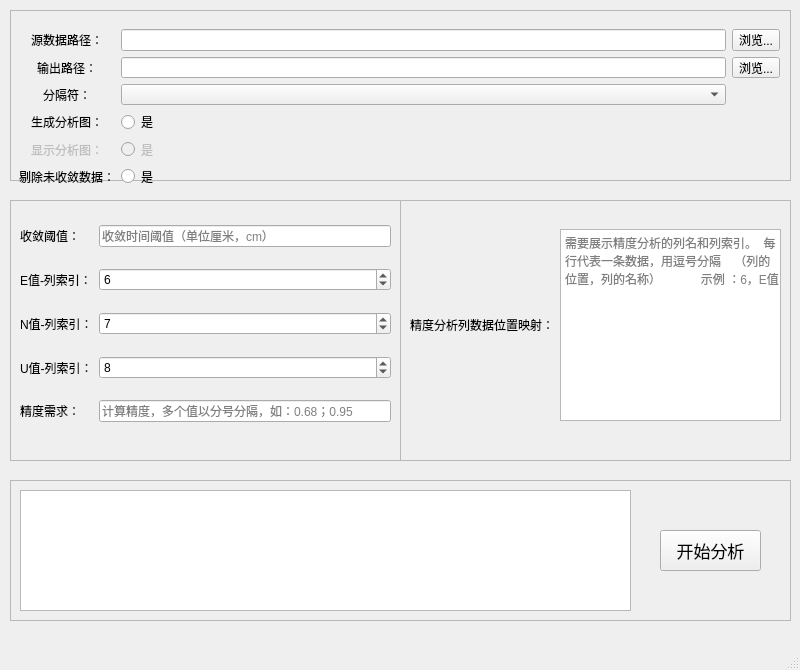
<?xml version="1.0" encoding="UTF-8"?>
<ui version="4.0">
 <class>MainWindow</class>
 <widget class="QMainWindow" name="MainWindow">
  <property name="geometry">
   <rect>
    <x>0</x>
    <y>0</y>
    <width>800</width>
    <height>670</height>
   </rect>
  </property>
  <property name="focusPolicy">
   <enum>Qt::NoFocus</enum>
  </property>
  <property name="windowTitle">
   <string>SPE2.0 精度统计分析</string>
  </property>
  <property name="iconSize">
   <size>
    <width>40</width>
    <height>50</height>
   </size>
  </property>
  <property name="toolButtonStyle">
   <enum>Qt::ToolButtonIconOnly</enum>
  </property>
  <property name="documentMode">
   <bool>false</bool>
  </property>
  <widget class="QWidget" name="centralwidget">
   <widget class="QWidget" name="gridLayoutWidget">
    <property name="geometry">
     <rect>
      <x>19</x>
      <y>29</y>
      <width>761</width>
      <height>158</height>
     </rect>
    </property>
    <layout class="QGridLayout" name="gridLayout_top">
     <item row="5" column="1">
      <widget class="QRadioButton" name="radioButton_truncate">
       <property name="text">
        <string>是</string>
       </property>
       <property name="autoExclusive">
        <bool>false</bool>
       </property>
      </widget>
     </item>
     <item row="3" column="0">
      <widget class="QLabel" name="label_gen_pic">
       <property name="text">
        <string>生成分析图：</string>
       </property>
       <property name="alignment">
        <set>Qt::AlignCenter</set>
       </property>
       <property name="wordWrap">
        <bool>false</bool>
       </property>
      </widget>
     </item>
     <item row="1" column="0">
      <widget class="QLabel" name="label_target">
       <property name="text">
        <string>输出路径：</string>
       </property>
       <property name="alignment">
        <set>Qt::AlignCenter</set>
       </property>
       <property name="wordWrap">
        <bool>false</bool>
       </property>
      </widget>
     </item>
     <item row="0" column="2">
      <widget class="QToolButton" name="toolButton_file">
       <property name="text">
        <string>浏览...</string>
       </property>
       <property name="toolButtonStyle">
        <enum>Qt::ToolButtonIconOnly</enum>
       </property>
       <property name="arrowType">
        <enum>Qt::NoArrow</enum>
       </property>
      </widget>
     </item>
     <item row="0" column="0">
      <widget class="QLabel" name="label_source">
       <property name="text">
        <string>源数据路径：</string>
       </property>
       <property name="alignment">
        <set>Qt::AlignCenter</set>
       </property>
      </widget>
     </item>
     <item row="2" column="1">
      <widget class="QComboBox" name="comboBox_sep">
       <property name="currentText">
        <string/>
       </property>
      </widget>
     </item>
     <item row="5" column="0">
      <widget class="QLabel" name="label_truncate">
       <property name="text">
        <string>剔除未收敛数据：</string>
       </property>
       <property name="alignment">
        <set>Qt::AlignCenter</set>
       </property>
       <property name="wordWrap">
        <bool>false</bool>
       </property>
      </widget>
     </item>
     <item row="1" column="2">
      <widget class="QToolButton" name="toolButton_file_2">
       <property name="text">
        <string>浏览...</string>
       </property>
       <property name="toolButtonStyle">
        <enum>Qt::ToolButtonIconOnly</enum>
       </property>
       <property name="arrowType">
        <enum>Qt::NoArrow</enum>
       </property>
      </widget>
     </item>
     <item row="1" column="1">
      <widget class="QLineEdit" name="lineEdit_target">
       <property name="clearButtonEnabled">
        <bool>true</bool>
       </property>
      </widget>
     </item>
     <item row="2" column="0">
      <widget class="QLabel" name="label_sep">
       <property name="text">
        <string>分隔符：</string>
       </property>
       <property name="alignment">
        <set>Qt::AlignCenter</set>
       </property>
       <property name="wordWrap">
        <bool>false</bool>
       </property>
      </widget>
     </item>
     <item row="3" column="1">
      <widget class="QRadioButton" name="radioButton_gen_pic">
       <property name="text">
        <string>是</string>
       </property>
       <property name="autoExclusive">
        <bool>false</bool>
       </property>
      </widget>
     </item>
     <item row="0" column="1">
      <widget class="QLineEdit" name="lineEdit_source">
       <property name="clearButtonEnabled">
        <bool>true</bool>
       </property>
      </widget>
     </item>
     <item row="4" column="0">
      <widget class="QLabel" name="label_show_pic">
       <property name="enabled">
        <bool>false</bool>
       </property>
       <property name="text">
        <string>显示分析图：</string>
       </property>
       <property name="alignment">
        <set>Qt::AlignCenter</set>
       </property>
       <property name="wordWrap">
        <bool>false</bool>
       </property>
      </widget>
     </item>
     <item row="4" column="1">
      <widget class="QRadioButton" name="radioButton_show_pic">
       <property name="enabled">
        <bool>false</bool>
       </property>
       <property name="text">
        <string>是</string>
       </property>
       <property name="autoExclusive">
        <bool>false</bool>
       </property>
      </widget>
     </item>
    </layout>
   </widget>
   <widget class="QWidget" name="gridLayoutWidget_3">
    <property name="geometry">
     <rect>
      <x>410</x>
      <y>210</y>
      <width>371</width>
      <height>231</height>
     </rect>
    </property>
    <layout class="QGridLayout" name="gridLayout_left">
     <item row="0" column="1">
      <widget class="QPlainTextEdit" name="plainTextEdit_col_map">
       <property name="sizePolicy">
        <sizepolicy hsizetype="Expanding" vsizetype="Fixed">
         <horstretch>0</horstretch>
         <verstretch>0</verstretch>
        </sizepolicy>
       </property>
       <property name="placeholderText">
        <string>需要展示精度分析的列名和列索引。  每行代表一条数据，用逗号分隔    （列的位置，列的名称）            示例 ：6，E值           </string>
       </property>
      </widget>
     </item>
     <item row="0" column="0">
      <widget class="QLabel" name="label_col_map">
       <property name="text">
        <string>精度分析列数据位置映射：</string>
       </property>
      </widget>
     </item>
    </layout>
   </widget>
   <widget class="QWidget" name="gridLayoutWidget_4">
    <property name="geometry">
     <rect>
      <x>20</x>
      <y>210</y>
      <width>371</width>
      <height>231</height>
     </rect>
    </property>
    <layout class="QGridLayout" name="gridLayout_right">
     <item row="3" column="0">
      <widget class="QLabel" name="label_u">
       <property name="text">
        <string>U值-列索引：</string>
       </property>
      </widget>
     </item>
     <item row="4" column="0">
      <widget class="QLabel" name="label_precision">
       <property name="text">
        <string>精度需求：</string>
       </property>
      </widget>
     </item>
     <item row="0" column="0">
      <widget class="QLabel" name="label_threshold">
       <property name="text">
        <string>收敛阈值：</string>
       </property>
      </widget>
     </item>
     <item row="0" column="1">
      <widget class="QLineEdit" name="lineEdit_threshold">
       <property name="text">
        <string/>
       </property>
       <property name="placeholderText">
        <string>收敛时间阈值（单位厘米，cm）</string>
       </property>
       <property name="clearButtonEnabled">
        <bool>true</bool>
       </property>
      </widget>
     </item>
     <item row="4" column="1">
      <widget class="QLineEdit" name="lineEdit_precision">
       <property name="text">
        <string/>
       </property>
       <property name="placeholderText">
        <string>计算精度，多个值以分号分隔，如：0.68；0.95</string>
       </property>
       <property name="clearButtonEnabled">
        <bool>true</bool>
       </property>
      </widget>
     </item>
     <item row="2" column="0">
      <widget class="QLabel" name="label_n">
       <property name="text">
        <string>N值-列索引：</string>
       </property>
      </widget>
     </item>
     <item row="2" column="1">
      <widget class="QSpinBox" name="spinBox_n">
       <property name="value">
        <number>7</number>
       </property>
      </widget>
     </item>
     <item row="1" column="1">
      <widget class="QSpinBox" name="spinBox_e">
       <property name="value">
        <number>6</number>
       </property>
      </widget>
     </item>
     <item row="1" column="0">
      <widget class="QLabel" name="label_e">
       <property name="text">
        <string>E值-列索引：</string>
       </property>
      </widget>
     </item>
     <item row="3" column="1">
      <widget class="QSpinBox" name="spinBox_u">
       <property name="value">
        <number>8</number>
       </property>
      </widget>
     </item>
    </layout>
   </widget>
   <widget class="QFrame" name="frame_top">
    <property name="geometry">
     <rect>
      <x>10</x>
      <y>10</y>
      <width>781</width>
      <height>171</height>
     </rect>
    </property>
    <property name="frameShape">
     <enum>QFrame::StyledPanel</enum>
    </property>
    <property name="frameShadow">
     <enum>QFrame::Sunken</enum>
    </property>
    <property name="lineWidth">
     <number>2</number>
    </property>
   </widget>
   <widget class="QFrame" name="frame_top_2">
    <property name="geometry">
     <rect>
      <x>400</x>
      <y>200</y>
      <width>391</width>
      <height>261</height>
     </rect>
    </property>
    <property name="frameShape">
     <enum>QFrame::StyledPanel</enum>
    </property>
    <property name="frameShadow">
     <enum>QFrame::Sunken</enum>
    </property>
   </widget>
   <widget class="QFrame" name="frame_top_3">
    <property name="geometry">
     <rect>
      <x>10</x>
      <y>200</y>
      <width>391</width>
      <height>261</height>
     </rect>
    </property>
    <property name="frameShape">
     <enum>QFrame::StyledPanel</enum>
    </property>
    <property name="frameShadow">
     <enum>QFrame::Sunken</enum>
    </property>
   </widget>
   <widget class="QPlainTextEdit" name="plainTextEdit_echo">
    <property name="geometry">
     <rect>
      <x>20</x>
      <y>490</y>
      <width>611</width>
      <height>121</height>
     </rect>
    </property>
    <property name="readOnly">
     <bool>true</bool>
    </property>
    <property name="backgroundVisible">
     <bool>false</bool>
    </property>
   </widget>
   <widget class="QFrame" name="frame">
    <property name="geometry">
     <rect>
      <x>10</x>
      <y>480</y>
      <width>781</width>
      <height>141</height>
     </rect>
    </property>
    <property name="frameShape">
     <enum>QFrame::StyledPanel</enum>
    </property>
    <property name="frameShadow">
     <enum>QFrame::Sunken</enum>
    </property>
    <widget class="QPushButton" name="button_start">
     <property name="geometry">
      <rect>
       <x>650</x>
       <y>50</y>
       <width>101</width>
       <height>41</height>
      </rect>
     </property>
     <property name="font">
      <font>
       <family>黑体</family>
       <pointsize>13</pointsize>
       <weight>50</weight>
       <bold>false</bold>
      </font>
     </property>
     <property name="text">
      <string>开始分析</string>
     </property>
    </widget>
   </widget>
   <zorder>frame</zorder>
   <zorder>frame_top_2</zorder>
   <zorder>frame_top_3</zorder>
   <zorder>frame_top</zorder>
   <zorder>gridLayoutWidget</zorder>
   <zorder>gridLayoutWidget_3</zorder>
   <zorder>gridLayoutWidget_4</zorder>
   <zorder>plainTextEdit_echo</zorder>
  </widget>
  <widget class="QMenuBar" name="menubar">
   <property name="geometry">
    <rect>
     <x>0</x>
     <y>0</y>
     <width>800</width>
     <height>23</height>
    </rect>
   </property>
  </widget>
  <widget class="QStatusBar" name="statusbar"/>
 </widget>
 <resources/>
 <connections/>
</ui>
